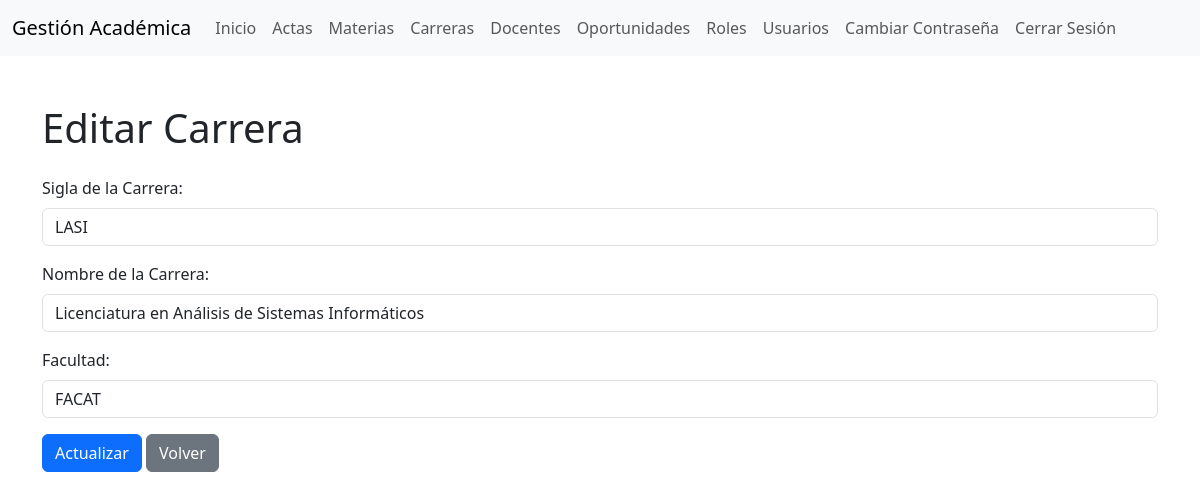
The app's page /carreras/editar.php?id=1 (signed in) with its own data.
### tables this page shows
CREATE TABLE `carreras` (
  `id` int(11) NOT NULL,
  `carre_sigla` varchar(80) NOT NULL,
  `created_date_time` datetime(6) DEFAULT NULL,
  `carre_nombre` varchar(100) NOT NULL,
  `updated_date_time` datetime(6) DEFAULT NULL,
  `facu_id` int(11) DEFAULT NULL
);

CREATE TABLE `facultades` (
  `id` int(11) NOT NULL,
  `created_date_time` datetime(6) DEFAULT NULL,
  `updated_date_time` datetime(6) DEFAULT NULL,
  `facu_code` varchar(8) NOT NULL,
  `facu_name` varchar(50) NOT NULL
);

### classes/Carreras.php (called while the page is built, shortened)
<?php
class Carreras {
    private $conn;
    private $table = 'carreras';
    public function __construct($db) {
        $this->conn = $db;
    }
    public function obtenerCarreraPorId($id) {
        $query = "SELECT c.*, f.facu_code FROM " . $this->table . " c JOIN facultades f ON c.facu_id = f.id  WHERE c.id = ?";
        $stmt = $this->conn->prepare($query);
        $stmt->bind_param("i", $id);
        $stmt->execute();
        $result = $stmt->get_result();
        return $result->fetch_assoc();
    }
}
?>

### classes/Facultades.php (called while the page is built, shortened)
<?php
class Facultades {
    private $conn;
    private $table = 'facultades';
    public function __construct($db) {
        $this->conn = $db;
    }
    public function obtenerFacultades() {
        $query = "SELECT * FROM " . $this->table;
        $result = $this->conn->query($query);
        return $result;
    }
}
?>

### public/carreras/editar.php (the view, shortened to what this page needs)
<?php
require_once '../../classes/Carreras.php';
require_once '../../classes/Facultades.php';
$database = new Database();
$db = $database->connect();
$carreras = new Carreras($db);
$facultades = new Facultades($db);
$facultades_result = $facultades->obtenerFacultades();
if ($_SERVER['REQUEST_METHOD'] == 'POST') {
    $id = $_POST['id'];
    $carre_sigla = $_POST['carre_sigla'];
    $carre_nombre = $_POST['carre_nombre'];
    $facu_id = $_POST['facu_id'];
    try {
        $carreras->actualizarCarrera($id, $carre_sigla, $carre_nombre, $facu_id);
        header('Location: index.php');
    } catch (Exception $e) {
        $error = $e->getMessage();
    }
} else {
    $id = $_GET['id'];
    $carrera = $carreras->obtenerCarreraPorId($id);
}
?>
<!DOCTYPE html>
<html lang="es">
<head>
    <link href="https://cdn.jsdelivr.net/npm/bootstrap@5.3.0/dist/css/bootstrap.min.css" rel="stylesheet">
</head>
<body>
     <?php include '../includes/navbar.php'; ?>
<div class="container mt-5">
    <h1 class="mb-4">Editar Carrera</h1>
    <form action="editar.php" method="post">
        <div class="mb-3">
            <label for="carre_sigla" class="form-label">Sigla de la Carrera:</label>
            <input type="text" name="carre_sigla" id="carre_sigla" class="form-control" value="<?php echo $carrera['carre_sigla']; ?>" required>
        </div>
        <div class="mb-3">
            <label for="carre_nombre" class="form-label">Nombre de la Carrera:</label>
            <input type="text" name="carre_nombre" id="carre_nombre" class="form-control" value="<?php echo $carrera['carre_nombre']; ?>" required>
        </div>
        <div class="mb-3">
            <label for="facu_id" class="form-label">Facultad:</label>
            <select name="facu_id" id="facu_id" class="form-control" required>
                <?php while ($row = $facultades_result->fetch_assoc()): ?>
                <option value="<?php echo $row['id']; ?>" <?php if ($row['id'] == $carrera['facu_id']) echo 'selected'; ?>><?php echo $row['facu_code']; ?></option>
                <?php endwhile; ?>
            </select>
        </div>
        <button type="submit" class="btn btn-primary">Actualizar</button>
        <a href="index.php" class="btn btn-secondary">Volver</a>
    </form>
</div>
</body>
</html>

### records on screen
carreras: carre_sigla "LASI", carre_nombre "Licenciatura en Análisis de Sistemas Informáticos", facu_id "FACAT"
